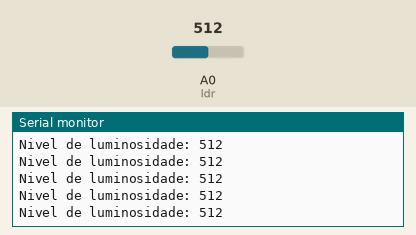
Bench run of a sketch on a simulated Arduino Uno, built with avr-gcc and run on an emulated ATmega328P. Shown: the last lines printed to the serial monitor. The test bench sets the inputs (shaded band); at power-on: A0 (ldr) = 512.

Above: at 1.2 s.
1.3 s: A0 (ldr) set to 716
At 1.31 s:
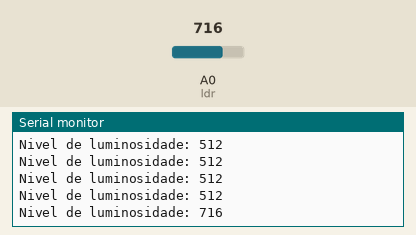
2.8 s: A0 (ldr) set to 900
At 2.82 s:
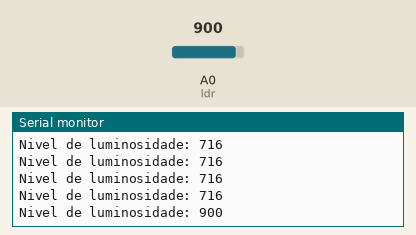
Timing chart, 0 to 5.8 s (numbered marks = the images above; inputs shaded):
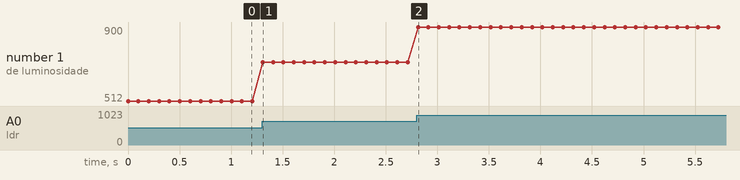

The sketch:

luminosidade.ino
```cpp
#define ldr A0

int vldr = 0;

void setup() {
  pinMode(ldr, INPUT);
  Serial.begin(9600);
}

void loop() {
  int vldr = analogRead(ldr);
  Serial.print("Nivel de luminosidade: ");
  Serial.println(vldr);
  delay(100);
}
```

Measured:
- after the input at 1.3 s, the serial monitor: prints a new line at once (image 1)
- after the input at 2.8 s, the serial monitor: prints a new line at once (image 2)
- plotted number 1: 512 → 716 after the input at 1.3 s, 716 → 900 after the input at 2.8 s
